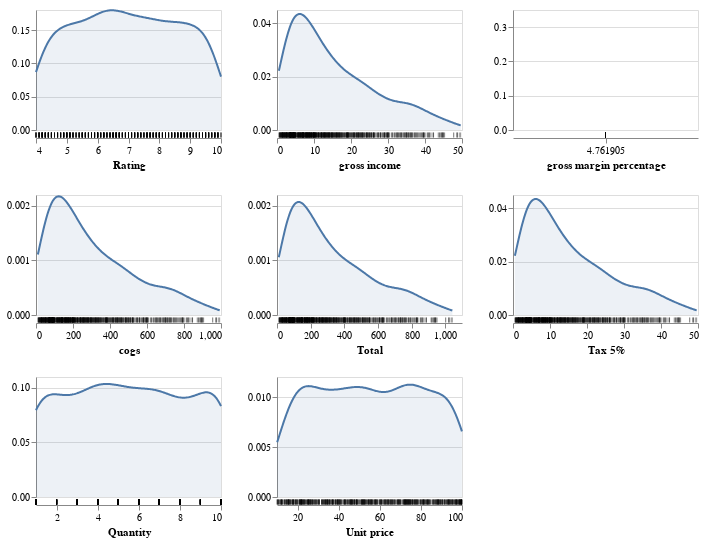

The cell this chart's notebook holds for it:
### Markdown cell above
#### Check Distributions of Numerical Data

### Code cell
aly.dist(walmart_df)

### Figure 1 — Vega specification as saved in the notebook (floating-point values rounded to 4 significant figures; data arrays with more than 128 entries replaced by an {"elided": "..."} marker saying what was removed)
{"$schema": "https://vega.github.io/schema/vega/v5.json", "data": [{"name": "source_0", "values": {"elided": "1000 records"}}, {"name": "data_0", "source": "source_0", "transform": [{"type": "kde", "field": "Rating", "resolve": "shared", "as": ["Rating", "density"], "minsteps": 100, "groupby": [":Q"]}, {"type": "project", "fields": ["Rating", "density"]}]}, {"name": "data_1", "values": {"elided": "1000 records"}}, {"name": "data_2", "source": "source_0", "transform": [{"type": "kde", "minsteps": 100, "resolve": "shared", "field": "gross income", "as": ["gross income", "density"], "groupby": [":Q"]}, {"type": "project", "fields": ["density", "gross income"]}]}, {"name": "data_3", "values": {"elided": "1000 records"}}, {"name": "data_4", "source": "source_0", "transform": [{"type": "kde", "field": "gross margin percentage", "resolve": "shared", "groupby": [":Q"], "as": ["gross margin percentage", "density"], "minsteps": 100}, {"type": "project", "fields": ["density", "gross margin percentage"]}]}, {"name": "data_5", "values": {"elided": "1000 records"}}, {"name": "data_6", "source": "source_0", "transform": [{"type": "kde", "groupby": [":Q"], "resolve": "shared", "as": ["cogs", "density"], "field": "cogs", "minsteps": 100}, {"type": "project", "fields": ["cogs", "density"]}]}, {"name": "data_7", "values": {"elided": "1000 records"}}, {"name": "data_8", "source": "source_0", "transform": [{"type": "kde", "field": "Total", "resolve": "shared", "groupby": [":Q"], "minsteps": 100, "as": ["Total", "density"]}, {"type": "project", "fields": ["Total", "density"]}]}, {"name": "data_9", "values": {"elided": "1000 records"}}, {"name": "data_10", "source": "source_0", "transform": [{"type": "kde", "resolve": "shared", "field": "Tax 5%", "minsteps": 100, "groupby": [":Q"], "as": ["Tax 5%", "density"]}, {"type": "project", "fields": ["Tax 5%", "density"]}]}, {"name": "data_11", "values": {"elided": "1000 records"}}, {"name": "data_12", "source": "source_0", "transform": [{"type": "kde", "minsteps": 100, "groupby": [":Q"], "as": ["Quantity", "density"], "resolve": "shared", "field": "Quantity"}, {"type": "project", "fields": ["Quantity", "density"]}]}, {"name": "data_13", "values": {"elided": "1000 records"}}, {"name": "data_14", "source": "source_0", "transform": [{"type": "kde", "field": "Unit price", "minsteps": 100, "groupby": [":Q"], "as": ["Unit price", "density"], "resolve": "shared"}, {"type": "project", "fields": ["Unit price", "density"]}]}, {"name": "data_15", "values": {"elided": "1000 records"}}, {"name": "data_0_concat_0_y_domain_density", "source": "data_0", "transform": [{"type": "formula", "expr": "+datum['density']", "as": "density"}, {"type": "aggregate", "groupby": [], "fields": ["density", "density"], "ops": ["min", "max"], "as": ["min", "max"]}]}, {"name": "data_2_concat_1_y_domain_density", "source": "data_2", "transform": [{"type": "formula", "expr": "+datum['density']", "as": "density"}, {"type": "aggregate", "groupby": [], "fields": ["density", "density"], "ops": ["min", "max"], "as": ["min", "max"]}]}, {"name": "data_4_concat_2_y_domain_density", "source": "data_4", "transform": [{"type": "formula", "expr": "+datum['density']", "as": "density"}, {"type": "aggregate", "groupby": [], "fields": ["density", "density"], "ops": ["min", "max"], "as": ["min", "max"]}]}, {"name": "data_6_concat_3_y_domain_density", "source": "data_6", "transform": [{"type": "formula", "expr": "+datum['density']", "as": "density"}, {"type": "aggregate", "groupby": [], "fields": ["density", "density"], "ops": ["min", "max"], "as": ["min", "max"]}]}, {"name": "data_8_concat_4_y_domain_density", "source": "data_8", "transform": [{"type": "formula", "expr": "+datum['density']", "as": "density"}, {"type": "aggregate", "groupby": [], "fields": ["density", "density"], "ops": ["min", "max"], "as": ["min", "max"]}]}, {"name": "data_10_concat_5_y_domain_density", "source": "data_10", "transform": [{"type": "formula", "expr": "+datum['density']", "as": "density"}, {"type": "aggregate", "groupby": [], "fields": ["density", "density"], "ops": ["min", "max"], "as": ["min", "max"]}]}, {"name": "data_12_concat_6_y_domain_density", "source": "data_12", "transform": [{"type": "formula", "expr": "+datum['density']", "as": "density"}, {"type": "aggregate", "groupby": [], "fields": ["density", "density"], "ops": ["min", "max"], "as": ["min", "max"]}]}, {"name": "data_14_concat_7_y_domain_density", "source": "data_14", "transform": [{"type": "formula", "expr": "+datum['density']", "as": "density"}, {"type": "aggregate", "groupby": [], "fields": ["density", "density"], "ops": ["min", "max"], "as": ["min", "max"]}]}], "signals": [{"name": "childWidth", "value": 185}, {"name": "childHeight", "value": 120}], "marks": [{"type": "group", "name": "concat_0_group", "encode": {"update": {"height": {"signal": "childHeight"}, "width": {"signal": "childWidth"}}}, "marks": [{"type": "area", "name": "concat_0_layer_0_marks", "from": {"data": "data_0"}, "sort": {"field": "x"}, "encode": {"update": {"fill": {"value": "#4c78a8"}, "y": {"field": "density", "scale": "concat_0_y"}, "opacity": {"value": 0.1}, "x": {"field": "Rating", "scale": "concat_0_x"}, "y2": {"value": 0, "scale": "concat_0_y"}, "orient": {"value": "vertical"}, "defined": {"signal": "isValid(datum[\"Rating\"]) && isFinite(+datum[\"Rating\"]) && isValid(datum[\"density\"]) && isFinite(+datum[\"density\"])"}}}, "style": ["area"]}, {"type": "line", "name": "concat_0_layer_1_marks", "from": {"data": "data_0"}, "sort": {"field": "x"}, "encode": {"update": {"y": {"field": "density", "scale": "concat_0_y"}, "x": {"field": "Rating", "scale": "concat_0_x"}, "stroke": {"value": "#4c78a8"}, "defined": {"signal": "isValid(datum[\"Rating\"]) && isFinite(+datum[\"Rating\"]) && isValid(datum[\"density\"]) && isFinite(+datum[\"density\"])"}}}, "style": ["line"]}, {"type": "rect", "name": "concat_0_layer_2_marks", "from": {"data": "data_1"}, "encode": {"update": {"yc": {"signal": "childHeight", "offset": 65, "mult": 0.5}, "xc": {"field": "Rating", "scale": "concat_0_x"}, "opacity": {"value": 0.3}, "tooltip": {"value": "Individual observations"}, "height": {"value": 5}, "fill": {"value": "black"}, "width": {"value": 1}}}, "style": ["tick"]}], "axes": [{"scale": "concat_0_y", "aria": false, "ticks": false, "gridScale": "concat_0_x", "labels": false, "zindex": 0, "orient": "left", "maxExtent": 0, "grid": true, "tickCount": {"signal": "ceil(childHeight/40)"}, "domain": false, "minExtent": 0}, {"scale": "concat_0_x", "tickCount": {"signal": "ceil(childWidth/40)"}, "zindex": 0, "title": "Rating", "grid": false, "labelFlush": true, "offset": 8, "orient": "bottom", "labelOverlap": true}, {"scale": "concat_0_y", "grid": false, "zindex": 0, "orient": "left", "labelOverlap": true, "tickCount": {"signal": "ceil(childHeight/40)"}}], "style": "cell"}, {"type": "group", "name": "concat_1_group", "encode": {"update": {"width": {"signal": "childWidth"}, "height": {"signal": "childHeight"}}}, "marks": [{"type": "area", "name": "concat_1_layer_0_marks", "from": {"data": "data_2"}, "sort": {"field": "x"}, "encode": {"update": {"defined": {"signal": "isValid(datum[\"gross income\"]) && isFinite(+datum[\"gross income\"]) && isValid(datum[\"density\"]) && isFinite(+datum[\"density\"])"}, "fill": {"value": "#4c78a8"}, "y2": {"value": 0, "scale": "concat_1_y"}, "orient": {"value": "vertical"}, "opacity": {"value": 0.1}, "y": {"field": "density", "scale": "concat_1_y"}, "x": {"field": "gross income", "scale": "concat_1_x"}}}, "style": ["area"]}, {"type": "line", "name": "concat_1_layer_1_marks", "from": {"data": "data_2"}, "sort": {"field": "x"}, "encode": {"update": {"stroke": {"value": "#4c78a8"}, "defined": {"signal": "isValid(datum[\"gross income\"]) && isFinite(+datum[\"gross income\"]) && isValid(datum[\"density\"]) && isFinite(+datum[\"density\"])"}, "x": {"field": "gross income", "scale": "concat_1_x"}, "y": {"field": "density", "scale": "concat_1_y"}}}, "style": ["line"]}, {"type": "rect", "name": "concat_1_layer_2_marks", "from": {"data": "data_3"}, "encode": {"update": {"height": {"value": 5}, "xc": {"field": "gross income", "scale": "concat_1_x"}, "fill": {"value": "black"}, "width": {"value": 1}, "opacity": {"value": 0.3}, "tooltip": {"value": "Individual observations"}, "yc": {"signal": "childHeight", "offset": 65, "mult": 0.5}}}, "style": ["tick"]}], "axes": [{"scale": "concat_1_y", "aria": false, "ticks": false, "labels": false, "gridScale": "concat_1_x", "grid": true, "domain": false, "maxExtent": 0, "orient": "left", "tickCount": {"signal": "ceil(childHeight/40)"}, "minExtent": 0, "zindex": 0}, {"scale": "concat_1_x", "labelOverlap": true, "tickCount": {"signal": "ceil(childWidth/40)"}, "offset": 8, "grid": false, "labelFlush": true, "orient": "bottom", "zindex": 0, "title": "gross income"}, {"scale": "concat_1_y", "orient": "left", "grid": false, "tickCount": {"signal": "ceil(childHeight/40)"}, "labelOverlap": true, "zindex": 0}], "style": "cell"}, {"type": "group", "name": "concat_2_group", "encode": {"update": {"height": {"signal": "childHeight"}, "width": {"signal": "childWidth"}}}, "marks": [{"type": "area", "name": "concat_2_layer_0_marks", "from": {"data": "data_4"}, "sort": {"field": "x"}, "encode": {"update": {"x": {"field": "gross margin percentage", "scale": "concat_2_x"}, "y2": {"value": 0, "scale": "concat_2_y"}, "y": {"field": "density", "scale": "concat_2_y"}, "opacity": {"value": 0.1}, "defined": {"signal": "isValid(datum[\"gross margin percentage\"]) && isFinite(+datum[\"gross margin percentage\"]) && isValid(datum[\"density\"]) && isFinite(+datum[\"density\"])"}, "orient": {"value": "vertical"}, "fill": {"value": "#4c78a8"}}}, "style": ["area"]}, {"type": "line", "name": "concat_2_layer_1_marks", "from": {"data": "data_4"}, "sort": {"field": "x"}, "encode": {"update": {"stroke": {"value": "#4c78a8"}, "defined": {"signal": "isValid(datum[\"gross margin percentage\"]) && isFinite(+datum[\"gross margin percentage\"]) && isValid(datum[\"density\"]) && isFinite(+datum[\"density\"])"}, "x": {"field": "gross margin percentage", "scale": "concat_2_x"}, "y": {"field": "density", "scale": "concat_2_y"}}}, "style": ["line"]}, {"type": "rect", "name": "concat_2_layer_2_marks", "from": {"data": "data_5"}, "encode": {"update": {"height": {"value": 5}, "fill": {"value": "black"}, "xc": {"field": "gross margin percentage", "scale": "concat_2_x"}, "tooltip": {"value": "Individual observations"}, "yc": {"signal": "childHeight", "offset": 65, "mult": 0.5}, "width": {"value": 1}, "opacity": {"value": 0.3}}}, "style": ["tick"]}], "axes": [{"scale": "concat_2_y", "labels": false, "aria": false, "orient": "left", "ticks": false, "zindex": 0, "grid": true, "gridScale": "concat_2_x", "tickCount": {"signal": "ceil(childHeight/40)"}, "domain": false, "maxExtent": 0, "minExtent": 0}, {"scale": "concat_2_x", "grid": false, "orient": "bottom", "title": "gross margin percentage", "tickCount": {"signal": "ceil(childWidth/40)"}, "offset": 8, "labelFlush": true, "zindex": 0, "labelOverlap": true}, {"scale": "concat_2_y", "tickCount": {"signal": "ceil(childHeight/40)"}, "labelOverlap": true, "grid": false, "orient": "left", "zindex": 0}], "style": "cell"}, {"type": "group", "name": "concat_3_group", "encode": {"update": {"width": {"signal": "childWidth"}, "height": {"signal": "childHeight"}}}, "marks": [{"type": "area", "name": "concat_3_layer_0_marks", "from": {"data": "data_6"}, "sort": {"field": "x"}, "encode": {"update": {"opacity": {"value": 0.1}, "x": {"field": "cogs", "scale": "concat_3_x"}, "orient": {"value": "vertical"}, "y": {"field": "density", "scale": "concat_3_y"}, "y2": {"value": 0, "scale": "concat_3_y"}, "defined": {"signal": "isValid(datum[\"cogs\"]) && isFinite(+datum[\"cogs\"]) && isValid(datum[\"density\"]) && isFinite(+datum[\"density\"])"}, "fill": {"value": "#4c78a8"}}}, "style": ["area"]}, {"type": "line", "name": "concat_3_layer_1_marks", "from": {"data": "data_6"}, "sort": {"field": "x"}, "encode": {"update": {"defined": {"signal": "isValid(datum[\"cogs\"]) && isFinite(+datum[\"cogs\"]) && isValid(datum[\"density\"]) && isFinite(+datum[\"density\"])"}, "stroke": {"value": "#4c78a8"}, "y": {"field": "density", "scale": "concat_3_y"}, "x": {"field": "cogs", "scale": "concat_3_x"}}}, "style": ["line"]}, {"type": "rect", "name": "concat_3_layer_2_marks", "from": {"data": "data_7"}, "encode": {"update": {"fill": {"value": "black"}, "width": {"value": 1}, "xc": {"field": "cogs", "scale": "concat_3_x"}, "yc": {"signal": "childHeight", "offset": 65, "mult": 0.5}, "height": {"value": 5}, "tooltip": {"value": "Individual observations"}, "opacity": {"value": 0.3}}}, "style": ["tick"]}], "axes": [{"scale": "concat_3_y", "orient": "left", "gridScale": "concat_3_x", "grid": true, "labels": false, "aria": false, "tickCount": {"signal": "ceil(childHeight/40)"}, "minExtent": 0, "maxExtent": 0, "ticks": false, "zindex": 0, "domain": false}, {"scale": "concat_3_x", "title": "cogs", "orient": "bottom", "tickCount": {"signal": "ceil(childWidth/40)"}, "labelFlush": true, "offset": 8, "grid": false, "zindex": 0, "labelOverlap": true}, {"scale": "concat_3_y", "orient": "left", "labelOverlap": true, "zindex": 0, "grid": false, "tickCount": {"signal": "ceil(childHeight/40)"}}], "style": "cell"}, {"type": "group", "name": "concat_4_group", "encode": {"update": {"width": {"signal": "childWidth"}, "height": {"signal": "childHeight"}}}, "marks": [{"type": "area", "name": "concat_4_layer_0_marks", "from": {"data": "data_8"}, "sort": {"field": "x"}, "encode": {"update": {"defined": {"signal": "isValid(datum[\"Total\"]) && isFinite(+datum[\"Total\"]) && isValid(datum[\"density\"]) && isFinite(+datum[\"density\"])"}, "x": {"field": "Total", "scale": "concat_4_x"}, "fill": {"value": "#4c78a8"}, "y": {"field": "density", "scale": "concat_4_y"}, "y2": {"value": 0, "scale": "concat_4_y"}, "orient": {"value": "vertical"}, "opacity": {"value": 0.1}}}, "style": ["area"]}, {"type": "line", "name": "concat_4_layer_1_marks", "from": {"data": "data_8"}, "sort": {"field": "x"}, "encode": {"update": {"stroke": {"value": "#4c78a8"}, "defined": {"signal": "isValid(datum[\"Total\"]) && isFinite(+datum[\"Total\"]) && isValid(datum[\"density\"]) && isFinite(+datum[\"density\"])"}, "y": {"field": "density", "scale": "concat_4_y"}, "x": {"field": "Total", "scale": "concat_4_x"}}}, "style": ["line"]}, {"type": "rect", "name": "concat_4_layer_2_marks", "from": {"data": "data_9"}, "encode": {"update": {"opacity": {"value": 0.3}, "xc": {"field": "Total", "scale": "concat_4_x"}, "yc": {"signal": "childHeight", "offset": 65, "mult": 0.5}, "fill": {"value": "black"}, "height": {"value": 5}, "tooltip": {"value": "Individual observations"}, "width": {"value": 1}}}, "style": ["tick"]}], "axes": [{"scale": "concat_4_y", "orient": "left", "minExtent": 0, "labels": false, "grid": true, "gridScale": "concat_4_x", "ticks": false, "aria": false, "tickCount": {"signal": "ceil(childHeight/40)"}, "domain": false, "zindex": 0, "maxExtent": 0}, {"scale": "concat_4_x", "orient": "bottom", "grid": false, "title": "Total", "labelOverlap": true, "zindex": 0, "offset": 8, "labelFlush": true, "tickCount": {"signal": "ceil(childWidth/40)"}}, {"scale": "concat_4_y", "labelOverlap": true, "orient": "left", "zindex": 0, "tickCount": {"signal": "ceil(childHeight/40)"}, "grid": false}], "style": "cell"}, {"type": "group", "name": "concat_5_group", "encode": {"update": {"height": {"signal": "childHeight"}, "width": {"signal": "childWidth"}}}, "marks": [{"type": "area", "name": "concat_5_layer_0_marks", "from": {"data": "data_10"}, "sort": {"field": "x"}, "encode": {"update": {"opacity": {"value": 0.1}, "defined": {"signal": "isValid(datum[\"Tax 5%\"]) && isFinite(+datum[\"Tax 5%\"]) && isValid(datum[\"density\"]) && isFinite(+datum[\"density\"])"}, "fill": {"value": "#4c78a8"}, "y2": {"value": 0, "scale": "concat_5_y"}, "x": {"field": "Tax 5%", "scale": "concat_5_x"}, "y": {"field": "density", "scale": "concat_5_y"}, "orient": {"value": "vertical"}}}, "style": ["area"]}, {"type": "line", "name": "concat_5_layer_1_marks", "from": {"data": "data_10"}, "sort": {"field": "x"}, "encode": {"update": {"x": {"field": "Tax 5%", "scale": "concat_5_x"}, "y": {"field": "density", "scale": "concat_5_y"}, "stroke": {"value": "#4c78a8"}, "defined": {"signal": "isValid(datum[\"Tax 5%\"]) && isFinite(+datum[\"Tax 5%\"]) && isValid(datum[\"density\"]) && isFinite(+datum[\"density\"])"}}}, "style": ["line"]}, {"type": "rect", "name": "concat_5_layer_2_marks", "from": {"data": "data_11"}, "encode": {"update": {"tooltip": {"value": "Individual observations"}, "width": {"value": 1}, "opacity": {"value": 0.3}, "height": {"value": 5}, "yc": {"signal": "childHeight", "offset": 65, "mult": 0.5}, "fill": {"value": "black"}, "xc": {"field": "Tax 5%", "scale": "concat_5_x"}}}, "style": ["tick"]}], "axes": [{"scale": "concat_5_y", "aria": false, "minExtent": 0, "ticks": false, "domain": false, "zindex": 0, "gridScale": "concat_5_x", "maxExtent": 0, "labels": false, "tickCount": {"signal": "ceil(childHeight/40)"}, "orient": "left", "grid": true}, {"scale": "concat_5_x", "grid": false, "labelFlush": true, "tickCount": {"signal": "ceil(childWidth/40)"}, "title": "Tax 5%", "offset": 8, "orient": "bottom", "labelOverlap": true, "zindex": 0}, {"scale": "concat_5_y", "labelOverlap": true, "zindex": 0, "orient": "left", "grid": false, "tickCount": {"signal": "ceil(childHeight/40)"}}], "style": "cell"}, {"type": "group", "name": "concat_6_group", "encode": {"update": {"height": {"signal": "childHeight"}, "width": {"signal": "childWidth"}}}, "marks": [{"type": "area", "name": "concat_6_layer_0_marks", "from": {"data": "data_12"}, "sort": {"field": "x"}, "encode": {"update": {"defined": {"signal": "isValid(datum[\"Quantity\"]) && isFinite(+datum[\"Quantity\"]) && isValid(datum[\"density\"]) && isFinite(+datum[\"density\"])"}, "y": {"field": "density", "scale": "concat_6_y"}, "opacity": {"value": 0.1}, "fill": {"value": "#4c78a8"}, "x": {"field": "Quantity", "scale": "concat_6_x"}, "y2": {"value": 0, "scale": "concat_6_y"}, "orient": {"value": "vertical"}}}, "style": ["area"]}, {"type": "line", "name": "concat_6_layer_1_marks", "from": {"data": "data_12"}, "sort": {"field": "x"}, "encode": {"update": {"x": {"field": "Quantity", "scale": "concat_6_x"}, "defined": {"signal": "isValid(datum[\"Quantity\"]) && isFinite(+datum[\"Quantity\"]) && isValid(datum[\"density\"]) && isFinite(+datum[\"density\"])"}, "y": {"field": "density", "scale": "concat_6_y"}, "stroke": {"value": "#4c78a8"}}}, "style": ["line"]}, {"type": "rect", "name": "concat_6_layer_2_marks", "from": {"data": "data_13"}, "encode": {"update": {"fill": {"value": "black"}, "yc": {"signal": "childHeight", "offset": 65, "mult": 0.5}, "width": {"value": 1}, "xc": {"field": "Quantity", "scale": "concat_6_x"}, "opacity": {"value": 0.3}, "tooltip": {"value": "Individual observations"}, "height": {"value": 5}}}, "style": ["tick"]}], "axes": [{"scale": "concat_6_y", "domain": false, "minExtent": 0, "grid": true, "ticks": false, "tickCount": {"signal": "ceil(childHeight/40)"}, "zindex": 0, "gridScale": "concat_6_x", "maxExtent": 0, "aria": false, "orient": "left", "labels": false}, {"scale": "concat_6_x", "orient": "bottom", "tickCount": {"signal": "ceil(childWidth/40)"}, "labelFlush": true, "zindex": 0, "labelOverlap": true, "title": "Quantity", "offset": 8, "grid": false}, {"scale": "concat_6_y", "grid": false, "tickCount": {"signal": "ceil(childHeight/40)"}, "labelOverlap": true, "zindex": 0, "orient": "left"}], "style": "cell"}, {"type": "group", "name": "concat_7_group", "encode": {"update": {"height": {"signal": "childHeight"}, "width": {"signal": "childWidth"}}}, "marks": [{"type": "area", "name": "concat_7_layer_0_marks", "from": {"data": "data_14"}, "sort": {"field": "x"}, "encode": {"update": {"x": {"field": "Unit price", "scale": "concat_7_x"}, "opacity": {"value": 0.1}, "fill": {"value": "#4c78a8"}, "y2": {"value": 0, "scale": "concat_7_y"}, "defined": {"signal": "isValid(datum[\"Unit price\"]) && isFinite(+datum[\"Unit price\"]) && isValid(datum[\"density\"]) && isFinite(+datum[\"density\"])"}, "y": {"field": "density", "scale": "concat_7_y"}, "orient": {"value": "vertical"}}}, "style": ["area"]}, {"type": "line", "name": "concat_7_layer_1_marks", "from": {"data": "data_14"}, "sort": {"field": "x"}, "encode": {"update": {"stroke": {"value": "#4c78a8"}, "y": {"field": "density", "scale": "concat_7_y"}, "defined": {"signal": "isValid(datum[\"Unit price\"]) && isFinite(+datum[\"Unit price\"]) && isValid(datum[\"density\"]) && isFinite(+datum[\"density\"])"}, "x": {"field": "Unit price", "scale": "concat_7_x"}}}, "style": ["line"]}, {"type": "rect", "name": "concat_7_layer_2_marks", "from": {"data": "data_15"}, "encode": {"update": {"xc": {"field": "Unit price", "scale": "concat_7_x"}, "height": {"value": 5}, "fill": {"value": "black"}, "opacity": {"value": 0.3}, "tooltip": {"value": "Individual observations"}, "width": {"value": 1}, "yc": {"signal": "childHeight", "offset": 65, "mult": 0.5}}}, "style": ["tick"]}], "axes": [{"scale": "concat_7_y", "labels": false, "gridScale": "concat_7_x", "orient": "left", "minExtent": 0, "maxExtent": 0, "ticks": false, "grid": true, "domain": false, "tickCount": {"signal": "ceil(childHeight/40)"}, "aria": false, "zindex": 0}, {"scale": "concat_7_x", "offset": 8, "labelFlush": true, "tickCount": {"signal": "ceil(childWidth/40)"}, "orient": "bottom", "grid": false, "zindex": 0, "labelOverlap": true, "title": "Unit price"}, {"scale": "concat_7_y", "labelOverlap": true, "orient": "left", "grid": false, "zindex": 0, "tickCount": {"signal": "ceil(childHeight/40)"}}], "style": "cell"}], "scales": [{"name": "concat_0_x", "type": "linear", "domain": {"fields": [{"data": "data_0", "field": "Rating"}, {"data": "data_1", "field": "Rating"}]}, "range": [0, {"signal": "childWidth"}], "nice": true, "zero": false}, {"name": "concat_0_y", "type": "linear", "domain": [{"signal": "(data(\"data_0_concat_0_y_domain_density\")[0] || {}).min"}, {"signal": "(data(\"data_0_concat_0_y_domain_density\")[0] || {}).max"}], "range": [{"signal": "childHeight"}, 0], "zero": true, "nice": true}, {"name": "concat_1_x", "type": "linear", "domain": {"fields": [{"data": "data_2", "field": "gross income"}, {"data": "data_3", "field": "gross income"}]}, "range": [0, {"signal": "childWidth"}], "zero": false, "nice": true}, {"name": "concat_1_y", "type": "linear", "domain": [{"signal": "(data(\"data_2_concat_1_y_domain_density\")[0] || {}).min"}, {"signal": "(data(\"data_2_concat_1_y_domain_density\")[0] || {}).max"}], "range": [{"signal": "childHeight"}, 0], "nice": true, "zero": true}, {"name": "concat_2_x", "type": "linear", "domain": {"fields": [{"data": "data_4", "field": "gross margin percentage"}, {"data": "data_5", "field": "gross margin percentage"}]}, "range": [0, {"signal": "childWidth"}], "nice": true, "zero": false}, {"name": "concat_2_y", "type": "linear", "domain": [{"signal": "(data(\"data_4_concat_2_y_domain_density\")[0] || {}).min"}, {"signal": "(data(\"data_4_concat_2_y_domain_density\")[0] || {}).max"}], "range": [{"signal": "childHeight"}, 0], "nice": true, "zero": true}, {"name": "concat_3_x", "type": "linear", "domain": {"fields": [{"data": "data_6", "field": "cogs"}, {"data": "data_7", "field": "cogs"}]}, "range": [0, {"signal": "childWidth"}], "zero": false, "nice": true}, {"name": "concat_3_y", "type": "linear", "domain": [{"signal": "(data(\"data_6_concat_3_y_domain_density\")[0] || {}).min"}, {"signal": "(data(\"data_6_concat_3_y_domain_density\")[0] || {}).max"}], "range": [{"signal": "childHeight"}, 0], "zero": true, "nice": true}, {"name": "concat_4_x", "type": "linear", "domain": {"fields": [{"data": "data_8", "field": "Total"}, {"data": "data_9", "field": "Total"}]}, "range": [0, {"signal": "childWidth"}], "zero": false, "nice": true}, {"name": "concat_4_y", "type": "linear", "domain": [{"signal": "(data(\"data_8_concat_4_y_domain_density\")[0] || {}).min"}, {"signal": "(data(\"data_8_concat_4_y_domain_density\")[0] || {}).max"}], "range": [{"signal": "childHeight"}, 0], "zero": true, "nice": true}, {"name": "concat_5_x", "type": "linear", "domain": {"fields": [{"data": "data_10", "field": "Tax 5%"}, {"data": "data_11", "field": "Tax 5%"}]}, "range": [0, {"signal": "childWidth"}], "nice": true, "zero": false}, {"name": "concat_5_y", "type": "linear", "domain": [{"signal": "(data(\"data_10_concat_5_y_domain_density\")[0] || {}).min"}, {"signal": "(data(\"data_10_concat_5_y_domain_density\")[0] || {}).max"}], "range": [{"signal": "childHeight"}, 0], "zero": true, "nice": true}, {"name": "concat_6_x", "type": "linear", "domain": {"fields": [{"data": "data_12", "field": "Quantity"}, {"data": "data_13", "field": "Quantity"}]}, "range": [0, {"signal": "childWidth"}], "zero": false, "nice": true}, {"name": "concat_6_y", "type": "linear", "domain": [{"signal": "(data(\"data_12_concat_6_y_domain_density\")[0] || {}).min"}, {"signal": "(data(\"data_12_concat_6_y_domain_density\")[0] || {}).max"}], "range": [{"signal": "childHeight"}, 0], "zero": true, "nice": true}, {"name": "concat_7_x", "type": "linear", "domain": {"fields": [{"data": "data_14", "field": "Unit price"}, {"data": "data_15", "field": "Unit price"}]}, "range": [0, {"signal": "childWidth"}], "nice": true, "zero": false}, {"name": "concat_7_y", "type": "linear", "domain": [{"signal": "(data(\"data_14_concat_7_y_domain_density\")[0] || {}).min"}, {"signal": "(data(\"data_14_concat_7_y_domain_density\")[0] || {}).max"}], "range": [{"signal": "childHeight"}, 0], "zero": true, "nice": true}], "background": "white", "padding": 5, "layout": {"padding": 20, "columns": 3, "bounds": "full", "align": "each"}}
